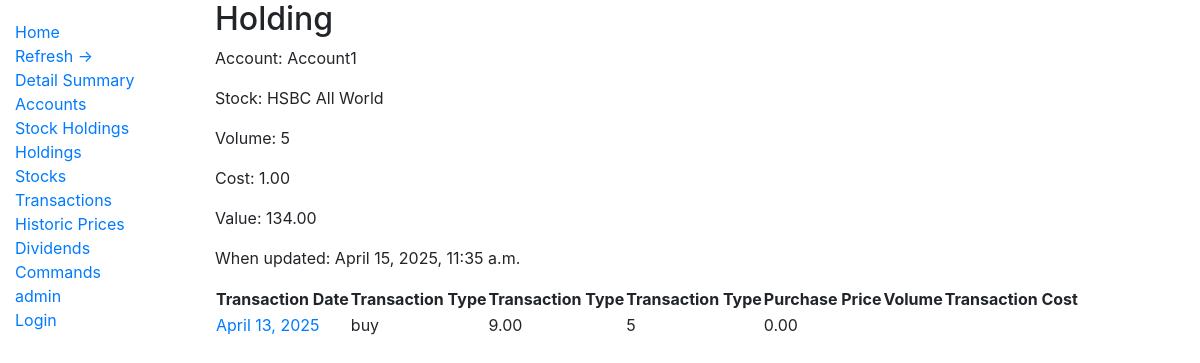
The page /holding/2 on the database its author committed.
### portfolio/models.py (models this page shows, shortened)
class Holding(models.Model):
    stock = models.ForeignKey(Stock, on_delete=models.CASCADE, null=True)
    account = models.ForeignKey(Account, on_delete=models.CASCADE, null=True)
    volume = models.IntegerField()
    book_cost = models.DecimalField(max_digits=10, decimal_places=2)
    current_value = models.DecimalField(max_digits=10, decimal_places=2)
    value_updated = models.DateTimeField(null=True)
    class Meta:
        ordering = ['stock']

class Account(models.Model):
    name = models.CharField(max_length=50)
    ACCOUNT_TYPE = (
        ('ISA', 'ISA'),
        ('pension', 'PENSION'),
        ('standard', 'STANDARD'),
        ('VCT', 'VCT'),
        ('cash','CASH')
    )
    account_type = models.CharField(max_length=8, choices=ACCOUNT_TYPE, default='buy')
    account_value = models.DecimalField(max_digits=9, decimal_places=2, default=0)
    person = models.ForeignKey('Person', on_delete=models.CASCADE, null=True)
    class Meta:
        ordering = ['name']
    def __str__(self):
        return self.name

class Stock(models.Model):
    name = models.CharField(max_length=50)
    code = models.CharField(max_length=20)
    yahoo_code = models.CharField(max_length=20, null=True)
    nickname = models.CharField(max_length=40)
    CURRENCY_TYPE = (
        ('gbp', 'GBP'),
        ('gbx', 'GBX'),
        ('usd', 'USD'),
    )
    currency = models.CharField(max_length=6, choices=CURRENCY_TYPE, default='equity')
    STOCK_TYPE = (
        ('fund', 'FUND'),
        ('equity', 'EQUITY'),
        ('etfs', 'ETFS'),
        ('curr','CURR'),
    )
    stock_type = models.CharField(max_length=6, choices=STOCK_TYPE, default='equity')
    STOCK_REGION = (
        ('world', 'WORLD'),
        ('us', 'US'),
        ('uk', 'UK'),
        ('europe', 'EUROPE'),
    )
    stock_region = models.CharField(max_length=6, choices=STOCK_REGION, default='world')
    SCRAPER_SOURCE = (
        ('ft', 'ft'),
        ('yahoo', 'yahoo'),
    )
    scraper_source = models.CharField(max_length=5, choices=SCRAPER_SOURCE, default='ft')
    active = models.BooleanField(default=True)
    current_price = models.DecimalField(max_digits=7, decimal_places=4)
    price_updated = models.DateTimeField(null=True)
    perf_5y = models.DecimalField(max_digits=7, decimal_places=2, null=True)
    perf_3y = models.DecimalField(max_digits=7, decimal_places=2, null=True)
    perf_1y = models.DecimalField(max_digits=7, decimal_places=2, null=True)
    perf_6m = models.DecimalField(max_digits=7, decimal_places=2, null=True)
    perf_3m = models.DecimalField(max_digits=7, decimal_places=2, null=True)
    perf_1m = models.DecimalField(max_digits=7, decimal_places=2, null=True)
    class Meta:
        ordering = ['name']
    def __str__(self):
        return self.nickname

class Transaction(models.Model):
    account = models.ForeignKey(Account, on_delete=models.CASCADE, null=True)
    TRANSACTION_TYPE = (
        ('buy', 'BUY'),
        ('sell', 'SELL'),
    )
    transaction_type = models.CharField(max_length=4, choices=TRANSACTION_TYPE, default='buy')
    date = models.DateField()
    stock = models.ForeignKey(Stock, on_delete=models.CASCADE, null=True)
    volume = models.IntegerField()
    price = models.DecimalField(max_digits=5, decimal_places=2, default=0)
    tcost = models.DecimalField(max_digits=5, decimal_places=2, default=0)
    class Meta:
        ordering = ['-date']
    def get_absolute_url(self):
        return reverse('transaction_detail', args=[str(self.id)])

### portfolio/views.py (the view)
# urls.py: path('holding/<int:pk>', HoldingDetailView.as_view(), name='holding_detail'),
class HoldingDetailView(DetailView):
    model = Holding
    template_name = 'portfolio/holding_detail.html'
    def get_context_data(self, **kwargs):
        context = super().get_context_data(**kwargs)
        transaction_list = Transaction.objects.filter(account=self.object.account).filter(stock=self.object.stock)
        context['transaction_list'] = transaction_list
        return context

### portfolio/templates/portfolio/holding_detail.html
{% extends 'portfolio/base.html' %}
{% block content %}
        <h2>Holding</h2>
        <p>Account: {{object.account}}</p>
        <p>Stock: {{object.stock}}</p>
        <p>Volume: {{object.volume}}</p>
        <p>Cost: {{object.book_cost}}</p>
        <p>Value: {{object.current_value}}</p>
        <p>When updated: {{object.value_updated}}</p>
        <table>
                <tr>
                        <th>Transaction Date</th>
                        <th>Transaction Type<th>Transaction Type</th>
                        <th>Transaction Type</th>
                        <th>Purchase Price</th>
                        <th>Volume</th>
                        <th>Transaction Cost</th>
                </tr>
        {% for t in transaction_list %}
                <tr>
                    <td><a href="{{ t.get_absolute_url }}">{{ t.date }}</a> </td>
                    <td>{{ t.transaction_type }}</td>
                    <td>{{ t.price }}</td>
                    <td>{{ t.volume }}</td>
                    <td>{{ t.tcost }}</td>
                </tr>
             {% endfor %}
        </table>
{% endblock %}

### rows shown on the page
Holding: account "Account1", stock "HSBC All World", volume "5", book_cost "1.00", current_value "134.00", value_updated "April 15, 2025, 11:35 a.m."
Transaction: date "April 13, 2025", transaction_type "buy", price "9.00", volume "5", tcost "0.00"
